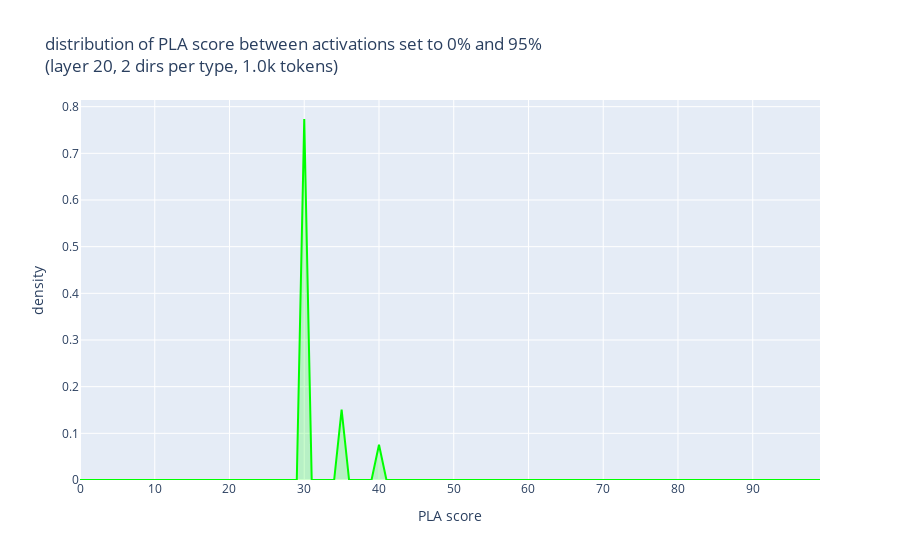
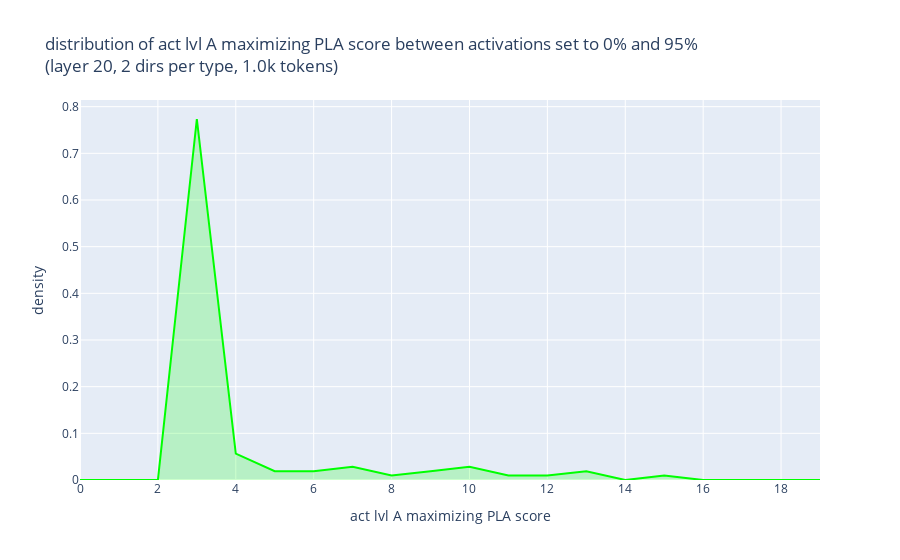

These figures' notebook cell, in order:
### Code cell
pla_hist = sum(
    torch.histogram(
        dir.res_by_metric[jsd_metric].pla_score,
        bins=100,
        range=(0.0, 1.0),
    )[0]
    for dir in dirs
)
pla_hist_by_name = {
    "random": pla_hist,
}
plot_hist(pla_hist_by_name, color_by_name, "PLA score")
pla_act_hist = sum(
    torch.histogram(
        dir.res_by_metric[jsd_metric].pla_act.float(),
        bins=exctx.n_act,
        range=(0.0, exctx.n_act - 1),
    )[0]
    for dir in dirs
)
pla_act_hist_by_name = {
    "random": pla_act_hist,
}
plot_hist(pla_act_hist_by_name, color_by_name, "act lvl A maximizing PLA score")

### Figure 1 — Plotly figure (JSON) as saved in the notebook; plotly's stock layout.template omitted (floating-point values rounded to 4 significant figures)
{"data": [{"fill": "tozeroy", "fillcolor": "rgba(0, 255, 0, 0.2)", "line": {"color": "rgb(0, 255, 0)", "width": 2}, "name": "random", "type": "scatter", "x": [0, 1, 2, 3, 4, 5, 6, 7, 8, 9, 10, 11, 12, 13, 14, 15, 16, 17, 18, 19, 20, 21, 22, 23, 24, 25, 26, 27, 28, 29, 30, 31, 32, 33, 34, 35, 36, 37, 38, 39, 40, 41, 42, 43, 44, 45, 46, 47, 48, 49, 50, 51, 52, 53, 54, 55, 56, 57, 58, 59, 60, 61, 62, 63, 64, 65, 66, 67, 68, 69, 70, 71, 72, 73, 74, 75, 76, 77, 78, 79, 80, 81, 82, 83, 84, 85, 86, 87, 88, 89, 90, 91, 92, 93, 94, 95, 96, 97, 98, 99], "y": [0, 0, 0, 0, 0, 0, 0, 0, 0, 0, 0, 0, 0, 0, 0, 0, 0, 0, 0, 0, 0, 0, 0, 0, 0, 0, 0, 0, 0, 0, 0.7736, 0, 0, 0, 0, 0.1509, 0, 0, 0, 0, 0.07547, 0, 0, 0, 0, 0, 0, 0, 0, 0, 0, 0, 0, 0, 0, 0, 0, 0, 0, 0, 0, 0, 0, 0, 0, 0, 0, 0, 0, 0, 0, 0, 0, 0, 0, 0, 0, 0, 0, 0, 0, 0, 0, 0, 0, 0, 0, 0, 0, 0, 0, 0, 0, 0, 0, 0, 0, 0, 0, 0]}], "layout": {"legend": {"title": {"text": "dirs type"}}, "title": {"text": "distribution of PLA score between activations set to 0% and 95%<br>(layer 20, 2 dirs per type, 1.0k tokens)"}, "xaxis": {"title": {"text": "PLA score"}}, "yaxis": {"title": {"text": "density"}}}}

### Figure 2 — Plotly figure (JSON) as saved in the notebook; plotly's stock layout.template omitted (floating-point values rounded to 4 significant figures)
{"data": [{"fill": "tozeroy", "fillcolor": "rgba(0, 255, 0, 0.2)", "line": {"color": "rgb(0, 255, 0)", "width": 2}, "name": "random", "type": "scatter", "x": [0, 1, 2, 3, 4, 5, 6, 7, 8, 9, 10, 11, 12, 13, 14, 15, 16, 17, 18, 19], "y": [0, 0, 0, 0.7736, 0.0566, 0.01887, 0.01887, 0.0283, 0.009434, 0.01887, 0.0283, 0.009434, 0.009434, 0.01887, 0, 0.009434, 0, 0, 0, 0]}], "layout": {"legend": {"title": {"text": "dirs type"}}, "title": {"text": "distribution of act lvl A maximizing PLA score between activations set to 0% and 95%<br>(layer 20, 2 dirs per type, 1.0k tokens)"}, "xaxis": {"title": {"text": "act lvl A maximizing PLA score"}}, "yaxis": {"title": {"text": "density"}}}}
